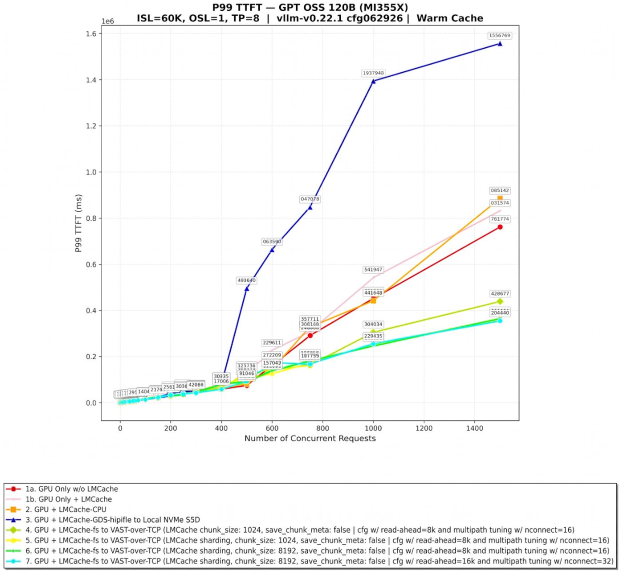
#> input picture records/2026/09/02/harness/analysis/pdf_page1_chart.png, 1238 x 1143 px, found by its file name (shown at 1/2 size)
$ python digitize_pdf_chart.py
#> lines starting #> are read from the running program, lines starting #| are printed output that depends on the picture; after the words box and inside, x2 and y2 are one past the last pixel; in counts of white or black regions, pixels touching at a corner belong together
#!/usr/bin/env python3
"""Digitize curves 1a/1b off the PDF's page-1 chart.

Why: the printed labels are ambiguous.  At x=1500 three labels stack up --
885142, 831574, 761774 -- and 885142 carries the ORANGE SQUARE marker, i.e. it
belongs to curve "2. GPU + LMCache-CPU", not to 1b.  Reading 1b as 885142 (as
this repro did at first) inflates VAST's finding-(1) gap from 1.09x to 1.16x.
Pixel tracing settles it independently of the labels.

Calibration anchors, both at x=1500 and both unambiguous:
    red circle   761774   (curve 1a)
    orange square 885142  (curve 2)
x anchors: the two red circle markers wide enough to detect, c=750 and c=1500.

    uv run --with pillow --with numpy analysis/digitize_pdf_chart.py <page1.png>
"""
import sys
import numpy as np
from PIL import Image

a = np.asarray(Image.open(sys.argv[1] if len(sys.argv) > 1
                          else "analysis/pdf_page1_chart.png").convert("RGB")).astype(int)
H, W, _ = a.shape
#> H = 1143; W = 1238
r, g, b = a[..., 0], a[..., 1], a[..., 2]
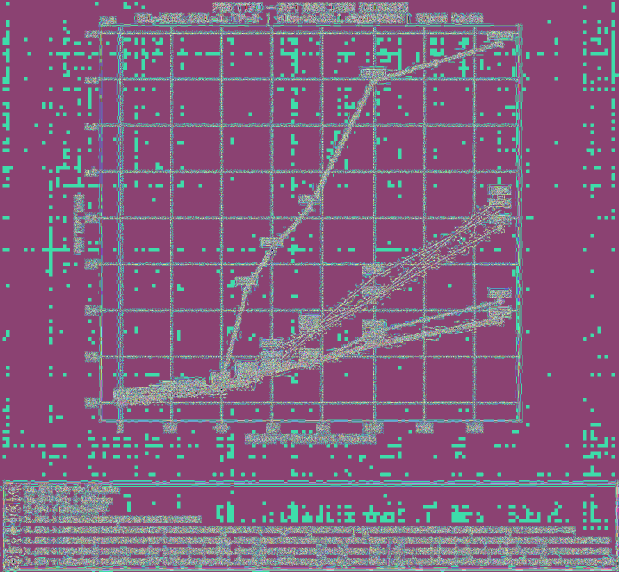
#> r: shape (1143, 1238) int64 (shown at 1/2 size); 256 distinct labels, from 0 to 255; one colour per label, 0 black
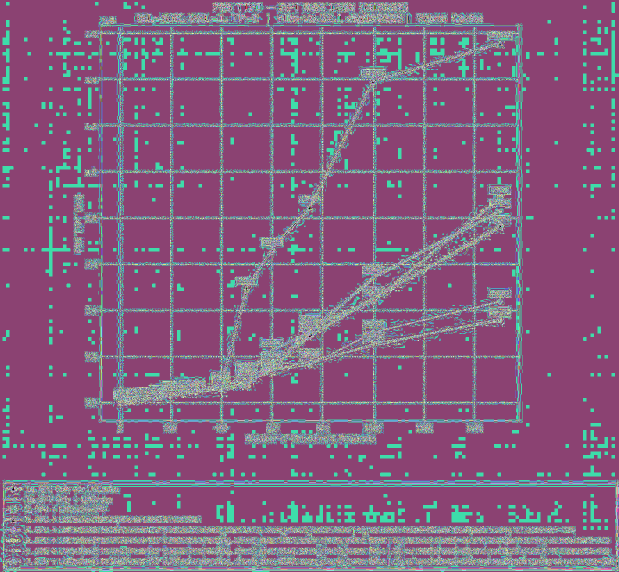
#> g: shape (1143, 1238) int64 (shown at 1/2 size); 256 distinct labels, from 0 to 255; one colour per label, 0 black
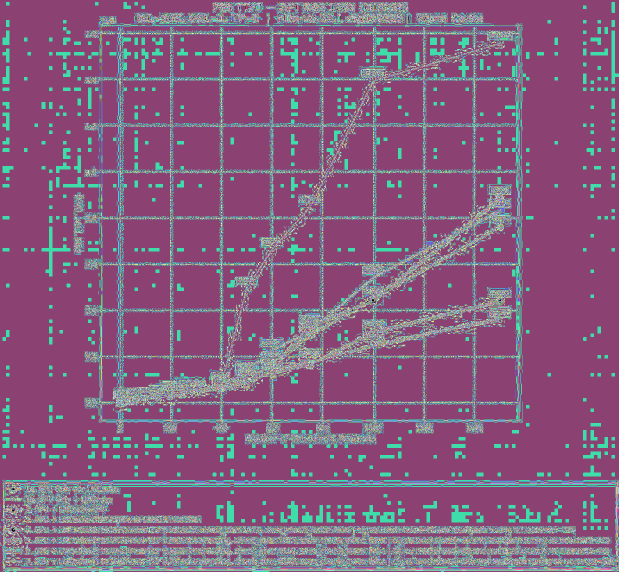
#> b: shape (1143, 1238) int64 (shown at 1/2 size); 256 distinct labels, from 0 to 255; one colour per label, 0 black
inside = np.zeros((H, W), bool)
inside[52:840, 203:1037] = True                      # plot frame
pink = ((r > 235) & (g > 150) & (g < 215) & (abs(g - b) < 25) & ((r - g) > 45)) & inside
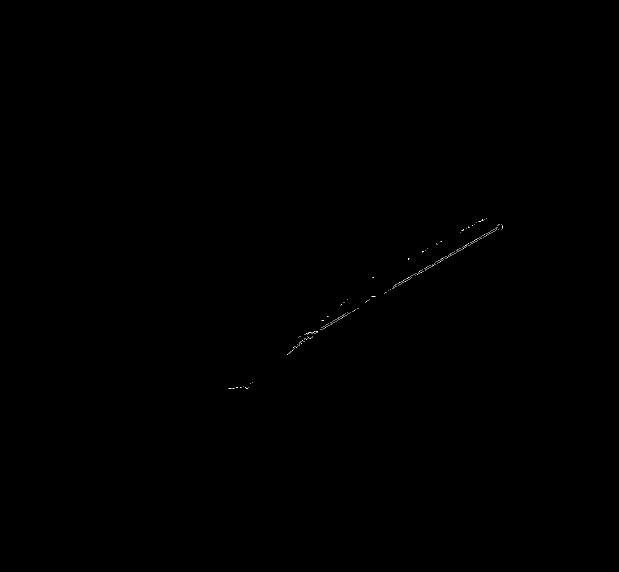
#> pink: shape (1143, 1238) bool (shown at 1/2 size); 0.04% white in thin lines or dots, all inside (x1, y1, x2, y2) = (457, 436, 1006, 778)
red = ((r > 150) & (g < 80) & (b < 80)) & inside
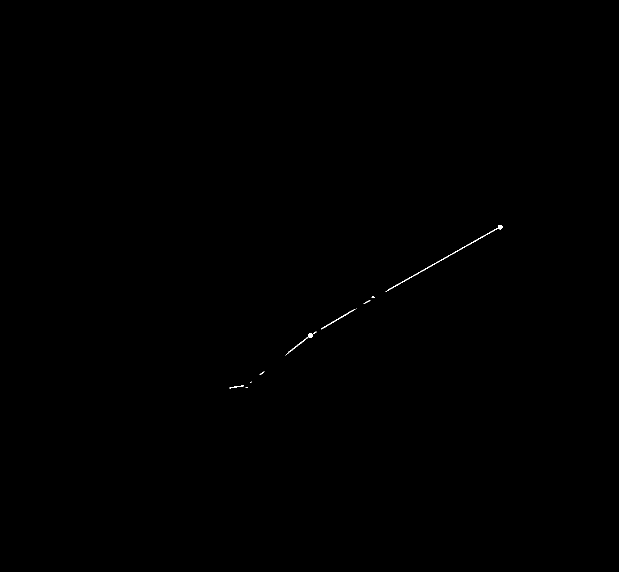
#> red: shape (1143, 1238) bool (shown at 1/2 size); 0.07% white in thin lines or dots, all inside (x1, y1, x2, y2) = (459, 450, 1005, 777)

V = lambda y: -2108.9 * y + 1718140.0                # px -> P99 TTFT (ms)
X = lambda c: 240.5 + 0.506 * c                      # concurrency -> px


def runs(mask, x):
    ys = np.nonzero(mask[:, x])[0]
    if not len(ys):
        return []
    out, cur = [], [ys[0]]
    for y in ys[1:]:
        if y - cur[-1] <= 2:
            cur.append(y)
        else:
            out.append((cur[0] + cur[-1]) / 2)
            cur = [y]
    out.append((cur[0] + cur[-1]) / 2)
    return out


def read(mask, c, other=None):
    """Topmost run near column X(c).  `other` rejects a neighbouring curve's
    antialiasing halo -- the pink mask picks up a fringe around the red marker."""
    x = int(round(X(c)))
    for dx in (0, -1, 1, -2, 2, -3, 3, -4, 4):
        cand = runs(mask, x + dx)
        if other is not None:
            o = runs(other, x + dx)
            cand = [q for q in cand if all(abs(q - oo) > 3 for oo in o)]
        if cand:
            return min(cand)
    return None


print(f"{'conc':>6} {'1a (red)':>11} {'1b (pink)':>11} {'1b/1a':>8}")
for c in (500, 700, 750, 800, 900, 1000, 1200, 1400):
    yr, yp = read(red, c), read(pink, c, other=red)
    if yr is None or yp is None:
        print(f"{c:>6}   (occluded by a label box)")
        continue
    vr, vp = V(yr), V(yp)
    print(f"{c:>6} {vr:>11,.0f} {vp:>11,.0f} {vp / vr:>7.3f}x")
#> this loop made 8 passes
#> (yr, yp, vr, vp) on passes 1 to 8: (774.5, 775, 84796.9, 83742.5), (689.5, 675, 264053.4, 294632.5), (671, 664.5, 303068.1, 316775.9), (655.5, 640.5, 335756.1, 367389.6), (625.5, 599, 399023.1, 454908.9), (593.5, 554, 466507.8, 549809.4), (539.5, 502, 580388.4, 659472.2), (482, 448, 701650.2, 773352.8)
#|    500      84,797      83,742   0.988x
#|    700     264,053     294,632   1.116x
#|    750     303,068     316,776   1.045x
#|    800     335,756     367,390   1.094x
#|    900     399,023     454,909   1.140x
#|   1000     466,508     549,809   1.179x
#|   1200     580,388     659,472   1.136x
#|   1400     701,650     773,353   1.102x
print(f"{1500:>6} {761774:>11,} {831574:>11,} {831574 / 761774:>7.3f}x   <- printed labels")
